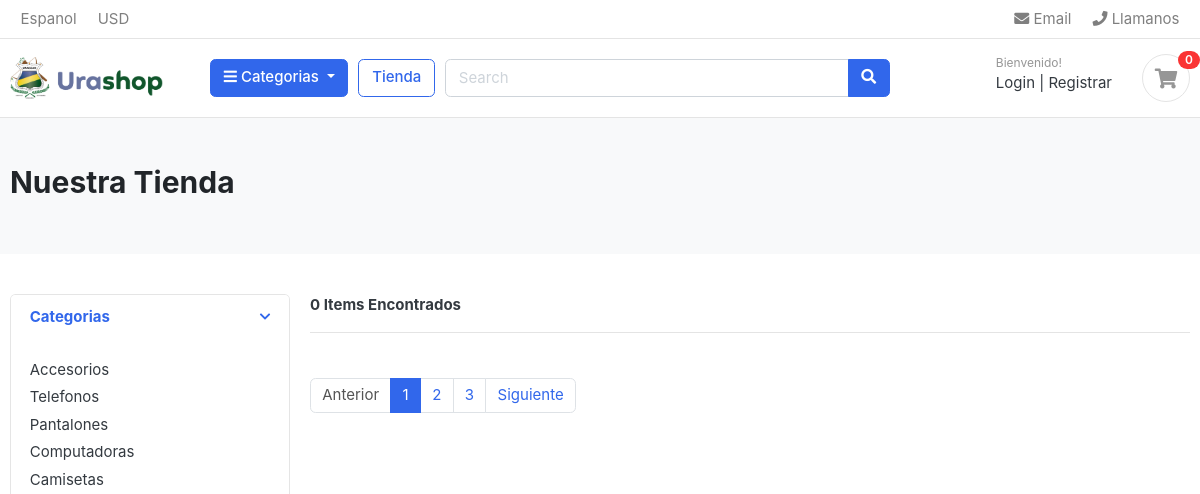
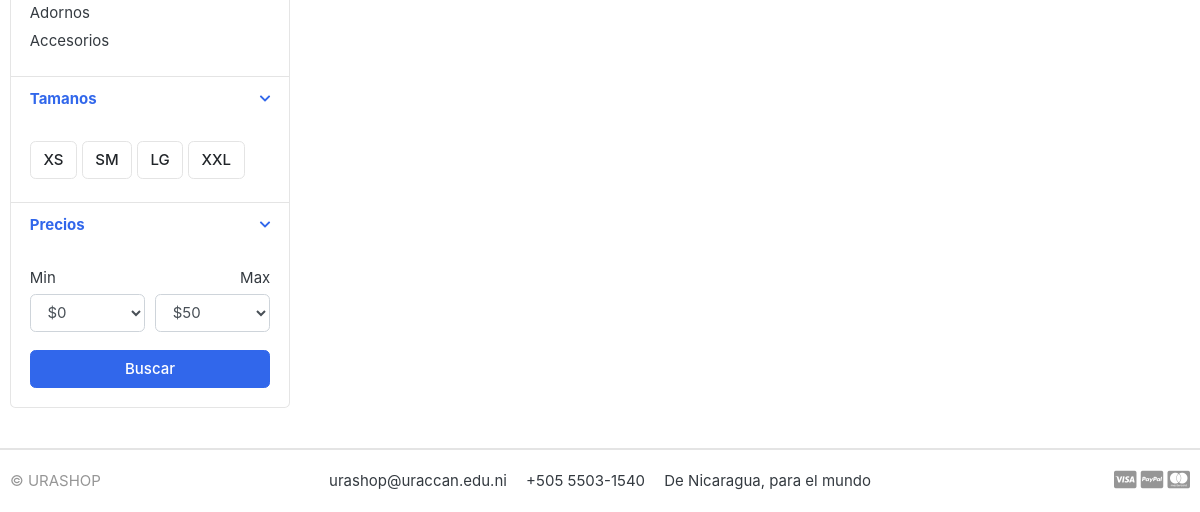
The page /store/ on the database as committed earlier (2 pictures, top to bottom).
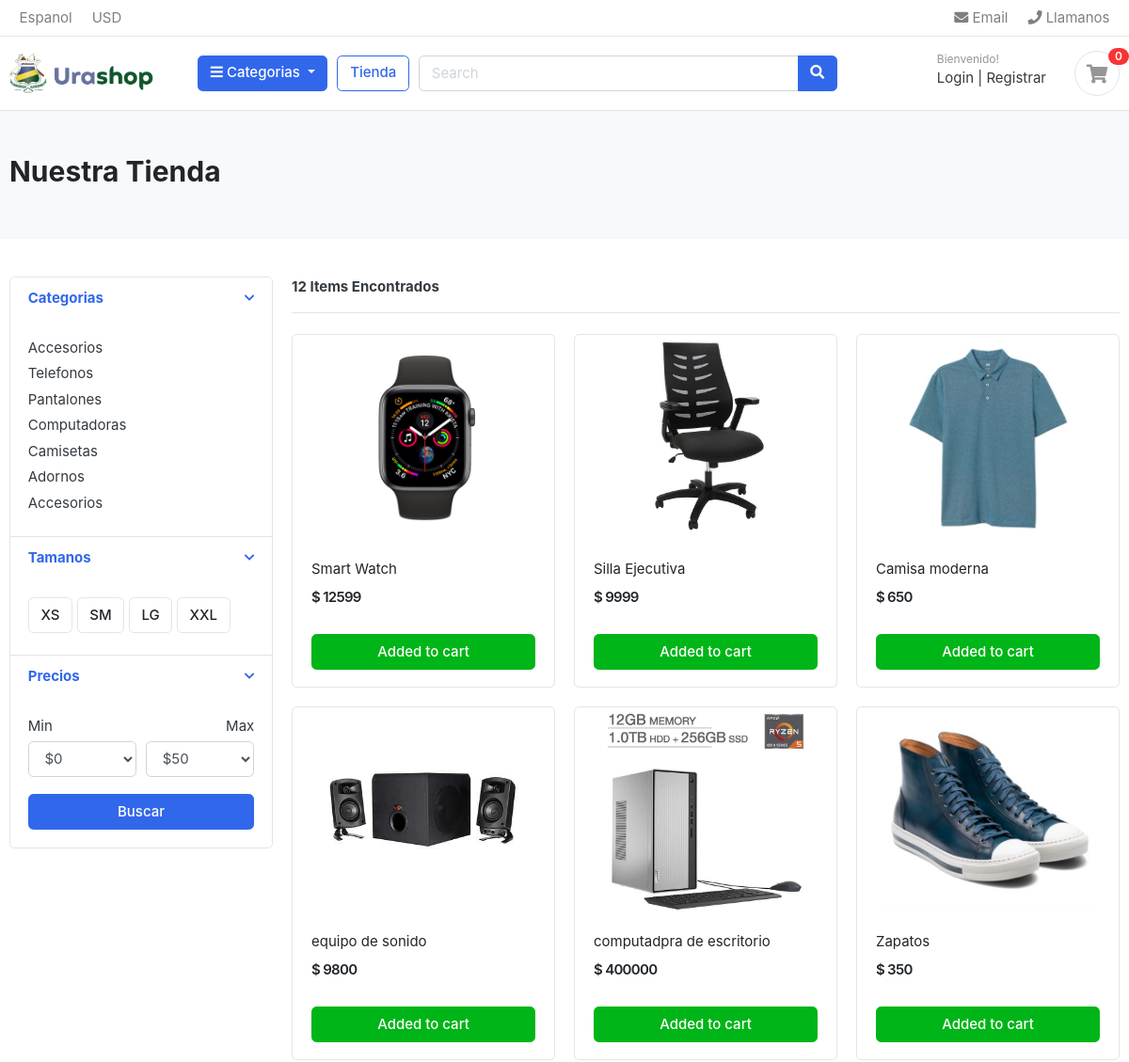
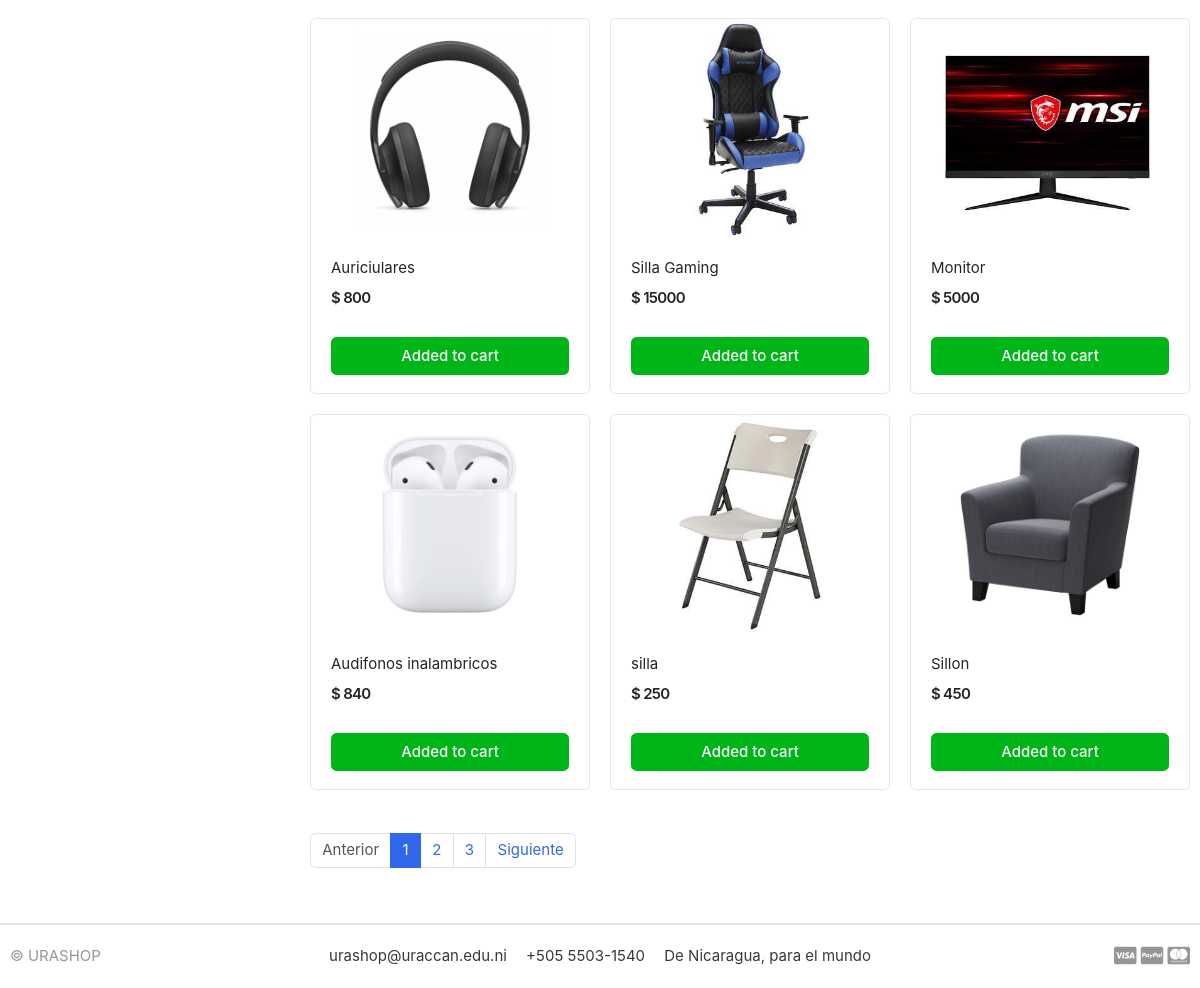
The same page on the database as committed later (2 pictures, top to bottom).
### store/models.py (models this page shows, shortened)
class Product(models.Model):
    product_name = models.CharField(max_length=100, unique=True)
    description = models.TextField(max_length=255, unique=True)
    slug = models.CharField(max_length=100, unique = True)
    price = models.IntegerField()
    images = models.ImageField(upload_to='photos/products')
    stock = models.IntegerField()
    is_available= models.BooleanField(default=True)
    category = models.ForeignKey(Category, on_delete=models.CASCADE)
    create_date = models.DateTimeField(auto_now_add=True)
    modified_date = models.DateTimeField(auto_now=True)

### store/views.py (the view)
# urls.py: path('store/', include('store.urls')),
def store(request, category_slug = None):
    categories = None
    products = None
    if category_slug != None:
        categories = get_object_or_404(Category, slug = category_slug)
        products = Product.objects.filter(category=categories, is_available=True)
        product_count = products.count()
    else:
        products = Product.objects.all().filter(is_available= True)
        product_count = products.count()
    context = {
        'products': products,
        'product_count': product_count,
    }
    return render(request, 'store/store.html', context)

### templates/store/store.html (shortened to what the changed rows need)
{% extends 'base.html' %}
{% block content %}
<section class="section-pagetop bg">
    <div class="container">
        <h2 class="title-page">Nuestra Tienda</h2>
    </div>
    </section>
<section class="section-content padding-y">
    <div class="container">
    <div class="row">
        <main class="col-md-9">
    <header class="border-bottom mb-4 pb-3">
            <div class="form-inline">
                <span class="mr-md-auto">  <b> {{ product_count }} Items Encontrados</b> </span>
            </div>
    </header>
    <div class="row">
        {% for product in products %}
        <div class="col-md-4">
            <figure class="card card-product-grid">
                <div class="img-wrap">
                    <img src="{{ product.images.url}}">
                </div>
                <figcaption class="info-wrap">
                    <div class="fix-height">
                        <a href="./product-detail.html" class="title">{{ product.product_name }}</a>
                        <div class="price-wrap mt-2">
                            <span class="price">$ {{ product.price }}</span>
                        </div>
                    </div>
                    <a href="#" class="btn btn-block btn-success">Added to cart </a>
                </figcaption>
            </figure>
        </div>
        {% endfor %}
    </div>
        </main>
    </div>
    </div>
    </section>
{% endblock %}

Rows that differ between the two databases and show on the page:
added Product: images (picture), product_name "Smart Watch", price "12599"
added Product: images (picture), product_name "Silla Ejecutiva", price "9999"
added Product: images (picture), product_name "Camisa moderna", price "650"
added Product: images (picture), product_name "equipo de sonido", price "9800"
added Product: images (picture), product_name "computadpra de escritorio", price "400000"
added Product: images (picture), product_name "Zapatos", price "350"
added Product: images (picture), product_name "Auriciulares", price "800"
added Product: images (picture), product_name "Silla Gaming", price "15000"
added Product: images (picture), product_name "Monitor", price "5000"
added Product: images (picture), product_name "Audifonos inalambricos", price "840"
added Product: images (picture), product_name "silla", price "250"
added Product: images (picture), product_name "Sillon", price "450"
Other text that changed with them:
{{ product_count }}: "0" → "12"
